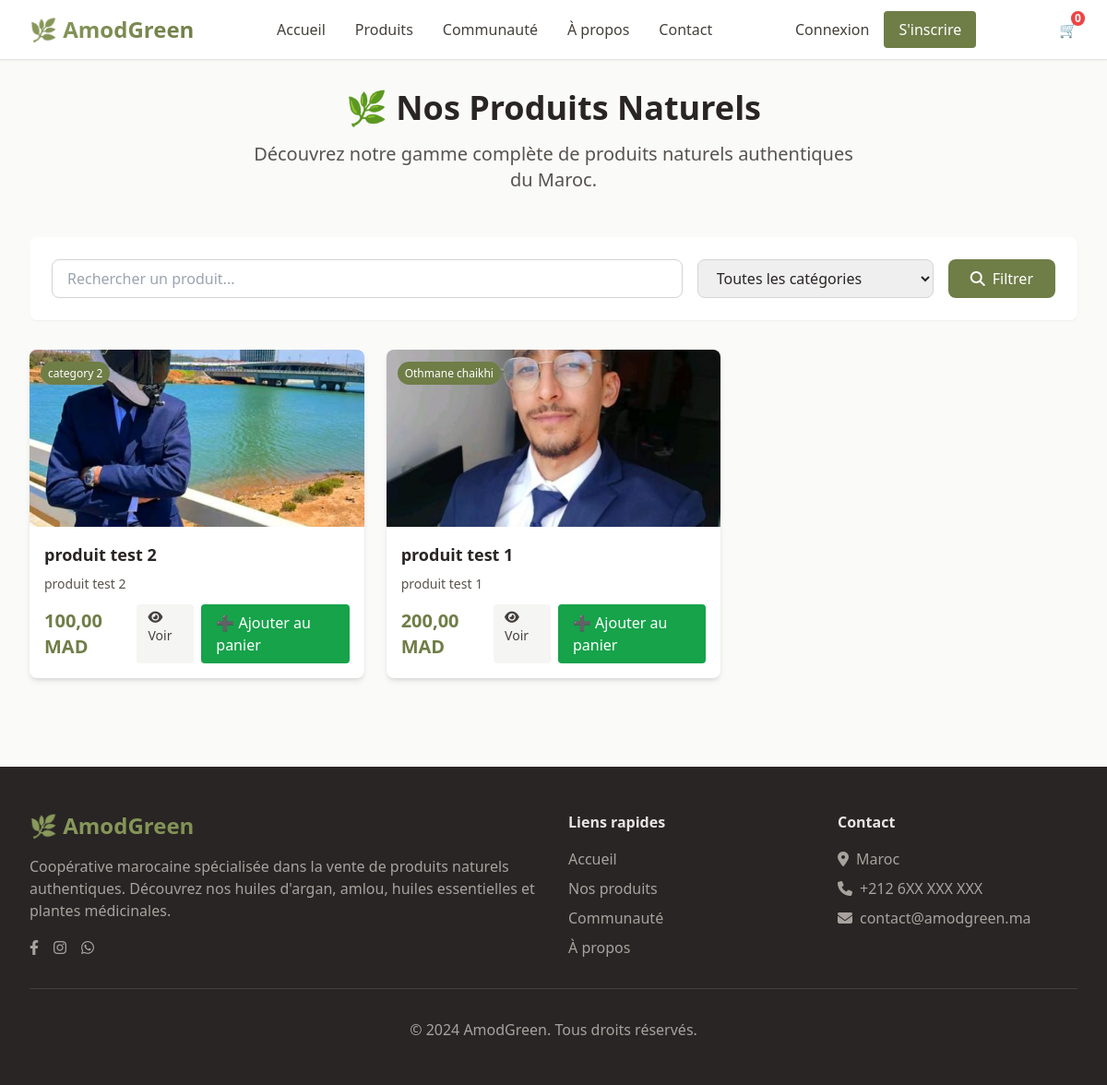
Page /produits/ on the committed database.
### store/models.py (models this page shows, shortened)
class Product(models.Model):
    name = models.CharField(max_length=200, verbose_name="Nom du produit")
    name_ar = models.CharField(max_length=200, blank=True, verbose_name="Nom (Arabe)")
    description = models.TextField(verbose_name="Description")
    description_ar = models.TextField(blank=True, verbose_name="Description (Arabe)")
    ingredients = models.TextField(blank=True, verbose_name="Ingrédients")
    ingredients_ar = models.TextField(blank=True, verbose_name="Ingrédients (Arabe)")
    price = models.DecimalField(max_digits=10, decimal_places=2, verbose_name="Prix (MAD)")
    image = models.ImageField(upload_to='products/', verbose_name="Image")
    category = models.ForeignKey(Category, on_delete=models.CASCADE, verbose_name="Catégorie")
    is_available = models.BooleanField(default=True, verbose_name="Disponible")
    created_at = models.DateTimeField(auto_now_add=True)
    updated_at = models.DateTimeField(auto_now=True)
    class Meta:
        verbose_name = "Produit"
        verbose_name_plural = "Produits"
        ordering = ['-created_at']
    def get_absolute_url(self):
        return reverse('product_detail', kwargs={'pk': self.pk})

class Category(models.Model):
    name = models.CharField(max_length=100, verbose_name="Nom")
    name_ar = models.CharField(max_length=100, blank=True, verbose_name="Nom (Arabe)")
    description = models.TextField(blank=True, verbose_name="Description")
    created_at = models.DateTimeField(auto_now_add=True)
    class Meta:
        verbose_name = "Catégorie"
        verbose_name_plural = "Catégories"
        ordering = ['name']

### store/views.py (the view)
# urls.py: path('produits/', views.product_list, name='product_list'),
def product_list(request):
    products = Product.objects.filter(is_available=True)
    categories = Category.objects.all()
    category_id = request.GET.get('category')
    search_query = request.GET.get('search')
    if category_id:
        products = products.filter(category_id=category_id)
    if search_query:
        products = products.filter(
            Q(name__icontains=search_query) |
            Q(description__icontains=search_query) |
            Q(name_ar__icontains=search_query)
        )
    paginator = Paginator(products, 12)  # 12 produits par page
    page_number = request.GET.get('page')
    page_obj = paginator.get_page(page_number)
    context = {
        'page_obj': page_obj,
        'categories': categories,
        'current_category': int(category_id) if category_id else None,
        'search_query': search_query or '',
    }
    return render(request, 'store/product_list.html', context)

### templates/store/product_list.html (shortened to what this page needs)
{% extends 'base.html' %}
{% load static %}
{% block content %}
<div class="max-w-7xl mx-auto px-4 sm:px-6 lg:px-8 py-8">
    <div class="text-center mb-12">
        <h1 class="text-4xl font-bold text-stone-800 mb-4">🌿 Nos Produits Naturels</h1>
        <p class="text-xl text-stone-600 max-w-2xl mx-auto">
            Découvrez notre gamme complète de produits naturels authentiques du Maroc.
        </p>
    </div>
    <div class="bg-white rounded-lg shadow-sm p-6 mb-8">
        <form method="GET" class="flex flex-col md:flex-row gap-4">
            <div class="flex-1">
                <input type="text" name="search" value="{{ search_query }}"
                       placeholder="Rechercher un produit..."
                       class="w-full px-4 py-2 border border-stone-300 rounded-lg focus:outline-none focus:ring-2 focus:ring-olive-500">
            </div>
            <div class="md:w-64">
                <select name="category" class="w-full px-4 py-2 border border-stone-300 rounded-lg focus:outline-none focus:ring-2 focus:ring-olive-500">
                    <option value="">Toutes les catégories</option>
                </select>
            </div>
            <button type="submit" class="bg-olive-600 hover:bg-olive-700 text-white px-6 py-2 rounded-lg transition-colors">
                <i class="fas fa-search mr-2"></i>Filtrer
            </button>
        </form>
    </div>
    <div class="grid grid-cols-1 md:grid-cols-2 lg:grid-cols-3 xl:grid-cols-4 gap-6">
        {% for product in page_obj %}
            <div class="bg-white rounded-lg shadow-md overflow-hidden card-hover">
                <div class="relative">
                    {% if product.image %}
                        <img src="{{ product.image.url }}" alt="{{ product.name }}"
                             class="w-full h-48 object-cover">
                    {% else %}
                        <div class="w-full h-48 bg-stone-200 flex items-center justify-center">
                            <i class="fas fa-leaf text-4xl text-stone-400"></i>
                        </div>
                    {% endif %}
                    <div class="absolute top-3 left-3">
                        <span class="bg-olive-600 text-white text-xs px-2 py-1 rounded-full">
                            {{ product.category.name }}
                        </span>
                    </div>
                </div>
                <div class="p-4">
                    <h3 class="text-lg font-semibold text-stone-800 mb-2 line-clamp-1">
                        {{ product.name }}
                    </h3>
                    <p class="text-stone-600 text-sm mb-3 line-clamp-2">
                        {{ product.description|truncatewords:12 }}
                    </p>
                    <div class="flex items-center justify-between">
                        <span class="text-xl font-bold text-olive-600">
                            {{ product.price }} MAD
                        </span>
                        <div class="flex gap-2">
                            <a href="{{ product.get_absolute_url }}"
                               class="bg-stone-100 hover:bg-stone-200 text-stone-700 px-3 py-1 rounded text-sm transition-colors">
                                <i class="fas fa-eye mr-1"></i>Voir
                            </a>
                             <a href="{% url 'add_to_cart' product.id %}" class="bg-green-600 text-white px-4 py-2 rounded hover:bg-green-700">
    ➕ Ajouter au panier
</a>
                        </div>
                    </div>
                </div>
            </div>
        {% endfor %}
    </div>
</div>
{% endblock %}

### templates/base.html (style rules this page uses)
.card-hover { transition: all 0.3s ease; }

### rows in the picture
Product: image (picture), category.name "category 2", name "produit test 2", description "produit test 2", price "100,00"
Product: image (picture), category.name "Othmane chaikhi", name "produit test 1", description "produit test 1", price "200,00"

### other values in the picture
{{ request.user.cart.items.count|default:0 }} "0"
